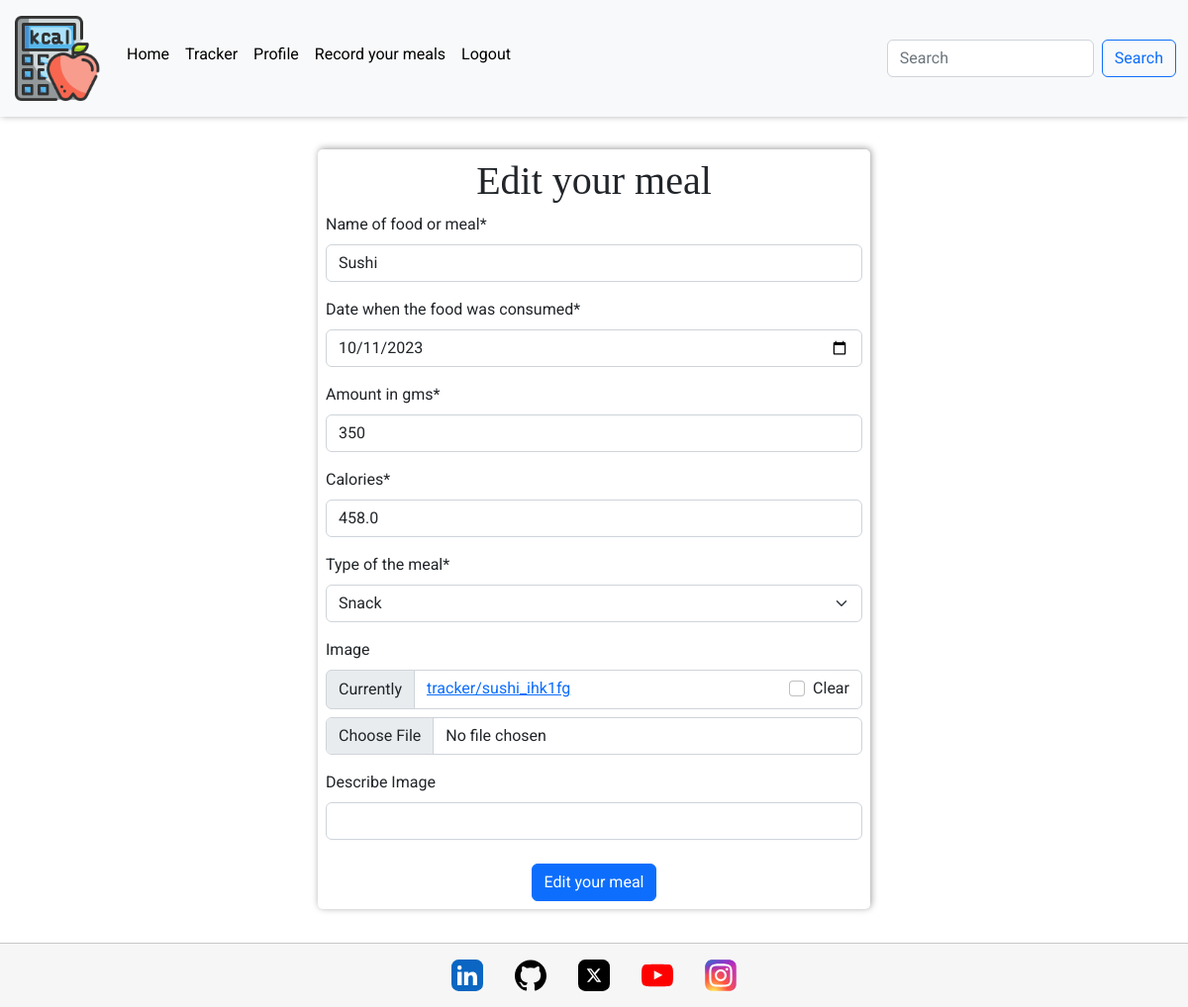
The app's page /tracker/edit/14/ (signed in), older data.
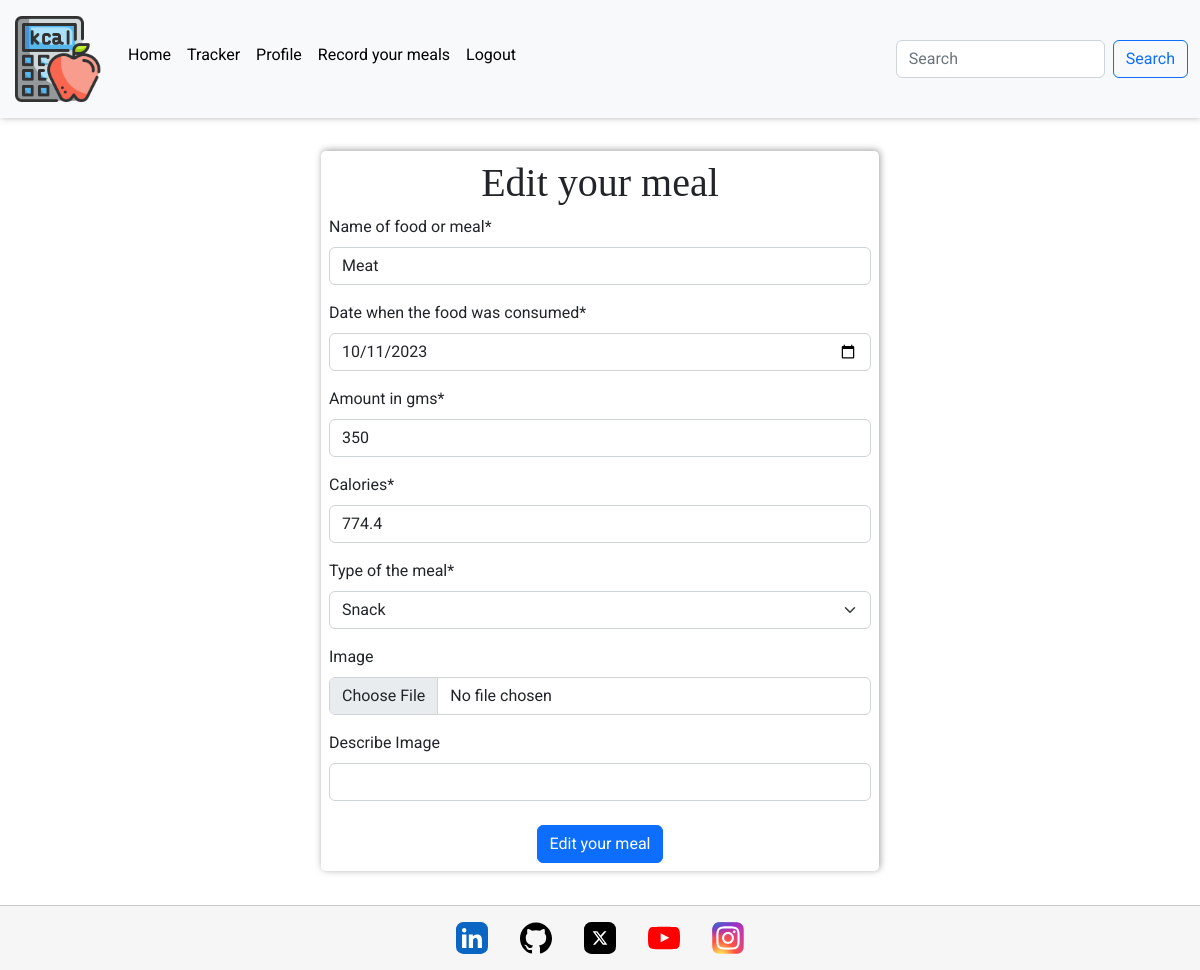
The same page, newer data.
### tracker/models.py (models this page shows, shortened)
class Tracker(models.Model):
    MEAL_CHOICES = (
        ('Breakfast', 'Breakfast'),
        ('Lunch', 'Lunch'),
        ('Dinner', 'Dinner'),
        ('Snack', 'Snack'),
    )
    user = models.ForeignKey(User, related_name='tracker_entries', on_delete=models.CASCADE)
    title = models.CharField(max_length=300, null=False, blank=False)  # Name of the food or meal
    date = models.DateField(null=False, blank=False)  # Date when the food was consumed
    portion_size = models.CharField(max_length=200, blank=False, null=False)  # Size or weight of the portion consumed
    meal_type = models.CharField(choices=MEAL_CHOICES, max_length=10, default='Snack')  # Type of meal
    calories = models.FloatField(null=False, default='0')  # Store the calorie data
    image = ResizedImageField(
        size=(400, None), quality=75, upload_to='tracker/', force_format='WEBP', blank=True, null=False
    )
    image_alt = models.CharField(max_length=100, null=True, blank=True)
    class Meta:
        ordering = ['-date']

### tracker/views.py (the view, shortened to what this page needs)
# urls.py: path('edit/<slug:pk>/', EditTracker.as_view(), name="edit_tracker"),
class EditTracker(LoginRequiredMixin, UserPassesTestMixin, UpdateView):
    template_name = 'tracker/edit_tracker.html'
    model = Tracker
    form_class = TrackerForm
    success_url = '/tracker/'
    def test_func(self):
        return self.request.user == self.get_object().user

### tracker/forms.py (shortened to what this page needs)
class TrackerForm(forms.ModelForm):
    class Meta:
        model = Tracker
        fields = ['title', 'date', 'portion_size', 'calories', 'meal_type', 'image', 'image_alt']
        description = forms.CharField(widget=RichTextWidget())
        widgets = {
            'date': DateInput(attrs={'type': 'date', 'max': date.today().strftime('%Y-%m-%d')}),
        }
        labels = {
            'title': 'Name of food or meal',
            'date': 'Date when the food was consumed',
            'portion_size': 'Amount in gms',
            'calories': 'Calories',
            'meal_type': 'Type of the meal',
            'image': 'Image',
            'image_alt': 'Describe Image'
        }

### tracker/templates/tracker/edit_tracker.html (shortened to what this page needs)
{% extends "base.html" %}
{% block content %}
<div class="container">
    <form method="POST" enctype="multipart/form-data" class="p-2 form">
        <h1 class="text-center">Edit your meal</h1>
        {{ form|crispy }}
        <div class="text-center">
            <button type="submit" class="btn btn-primary mt-2">Edit your meal</button>
        </div>
    </form>
</div>
{% endblock %}

### templates/base.html (shortened to what this page needs)
{% load static %}
<!DOCTYPE html>
<html lang="en">
<head>
    {% block extra_css %}
    <link rel="stylesheet" href="https://cdnjs.cloudflare.com/ajax/libs/bootstrap/5.2.3/css/bootstrap.min.css" />
    <link rel="stylesheet" href="{% static '/css/base.css' %}">
    {% endblock %}
</head>
<body>
    {% include 'includes/header.html' %}
    <main>
        {% block content %}
        {% endblock %}
    </main>
    {% include 'includes/footer.html' %}
</body>
</html>

### templates/includes/header.html (shortened to what this page needs)
{% load static %}
<header>
  {% with request.resolver_match.url_name as url_name %}
    <nav class="navbar navbar-expand-lg bg-light">
        <div class="container-fluid">
          <a class="navbar-brand" href="#"><img src="{% static 'images/calories-calculator.png' %}" alt="Calorie Tracker Logo" class="logo"></a>
          <div class="collapse navbar-collapse" id="navbarSupportedContent">
            <ul class="navbar-nav me-auto mb-2 mb-lg-0">
              <li class="nav-item me-auto mb-2">
                <a class="nav-link {% if url_name == 'home' %}active{% endif %}" aria-current="page" href="{% url 'home' %}">Home</a>
              </li>
              <li class="nav-item">
                <a class="nav-link {% if url_name == 'trackers' %}active{% endif %}" href="{% url 'trackers' %}">Tracker</a>
              </li>
              {% if request.user.is_authenticated %}
              <li class="nav-item">
                <a class="nav-link {% if url_name == 'profile' %}active{% endif %}" href="{% url 'profile' request.user.id %}">Profile</a>
              </li>
              <li class="nav-item">
                <a class="nav-link {% if url_name == 'add_tracker' %}active{% endif %}" href="{% url 'add_tracker' %}">Record your meals</a>
              </li>
              <li class="nav-item">
                <a class="nav-link {% if url_name == 'accounts_logout' %}active{% endif %}" href="/accounts/logout/">Logout</a>
              </li>
              {% endif %}
            </ul>
            <form class="d-flex" role="search">
              <input class="form-control me-2" type="search" placeholder="Search" aria-label="Search">
              <button class="btn btn-outline-primary" type="submit">Search</button>
            </form>
          </div>
        </div>
      </nav>
  {% endwith %}
</header>

### templates/includes/footer.html
{% load static %}
<footer>
    <a href="" target="_blank" rel="noopener" aria-label="Linked - Opens in a new tab">
        <img src="{% static '/icons/linkedin-app-icon.svg' %}" alt="LinkedIn Icon" class="social-icon">
    </a>
    <a href="" target="_blank" rel="noopener" aria-label="Linked - Opens in a new tab">
        <img src="{% static '/icons/github-icon.svg' %}" alt="Github Icon" class="social-icon">
    </a>
    <a href="" target="_blank" rel="noopener" aria-label="Linked - Opens in a new tab">
        <img src="{% static '/icons/x-social-media-logo-icon.svg' %}" alt="X Icon" class="social-icon">
    </a>
    <a href="" target="_blank" rel="noopener" aria-label="Linked - Opens in a new tab">
        <img src="{% static '/icons/youtube-color-icon.svg' %}" alt="Youtube Icon" class="social-icon">
    </a>
    <a href="" target="_blank" rel="noopener" aria-label="Linked - Opens in a new tab">
        <img src="{% static '/icons/ig-instagram-icon.svg' %}" alt="Instagram Icon" class="social-icon">
    </a>
</footer>

### static/css/base.css (style rules this page uses)
:root { --title: 'EB Garamond', serif; --main-font: 'Roboto', serif; --background: #3f006a0f; --blue: #0d6efd; --black: #000; --off-white: #f6f6f6; --white: #fff; --orange: #ffbf50; --smal-box-shadow: 1px -1px 7px 0 #00000061; --border: 1px solid #00000030; }
html, body { height: 100%; }
body { display: flex; flex-direction: column; font-family: var(--main-font); }
h1, h2, h3, h4, h5, h6 { font-family: var(--title); }
main { flex: 1 0 auto; background-color: var(--white); }
footer { flex-shrink: 0; background-color: var(--off-white); display: flex; flex-direction: row; justify-content: center; align-items: center; border-top: var(--border); }
.social-icon { height: 2rem; margin: 1rem; }
.navbar { background-color: var(--off-white); box-shadow: var(--smal-box-shadow); }
a.nav-link { color: var(--black); }
img.logo { width: 5.75rem; }
.form { width: 100%; margin: 3% auto; box-shadow: var(--smal-box-shadow); border-radius: 5px; }
@media screen and (min-width:40em) { .form { width: 50%; } }

Row changes from the older to the newer data that the page shows:
changed Tracker "Snack": title "Sushi" → "Meat"; calories "458.0" → "774.4"
Text that changed along with them:
form field form: "☐" → (not shown)
text no longer shown: "Name of food or meal * Date when the food was consumed * Amount in gms * Calories * Type of the meal * Image Currently tracker/sushi_ihk1fg Clear Describe Image"
text now shown: "Name of food or meal * Date when the food was consumed * Amount in gms * Calories * Type of the meal * Image Describe Image"
